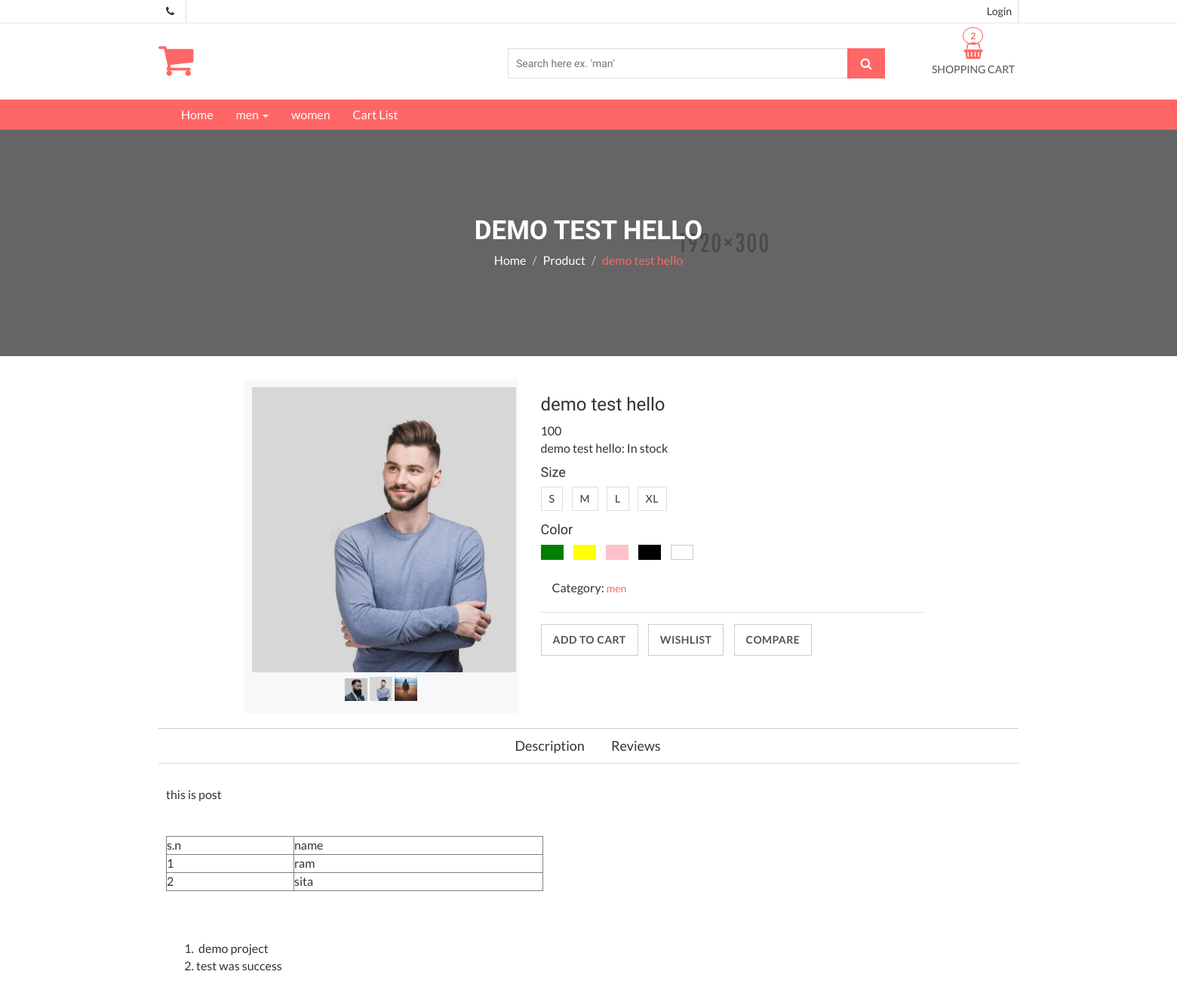
Before: /product-details/demo-test-hello (upper part) with the older database file.
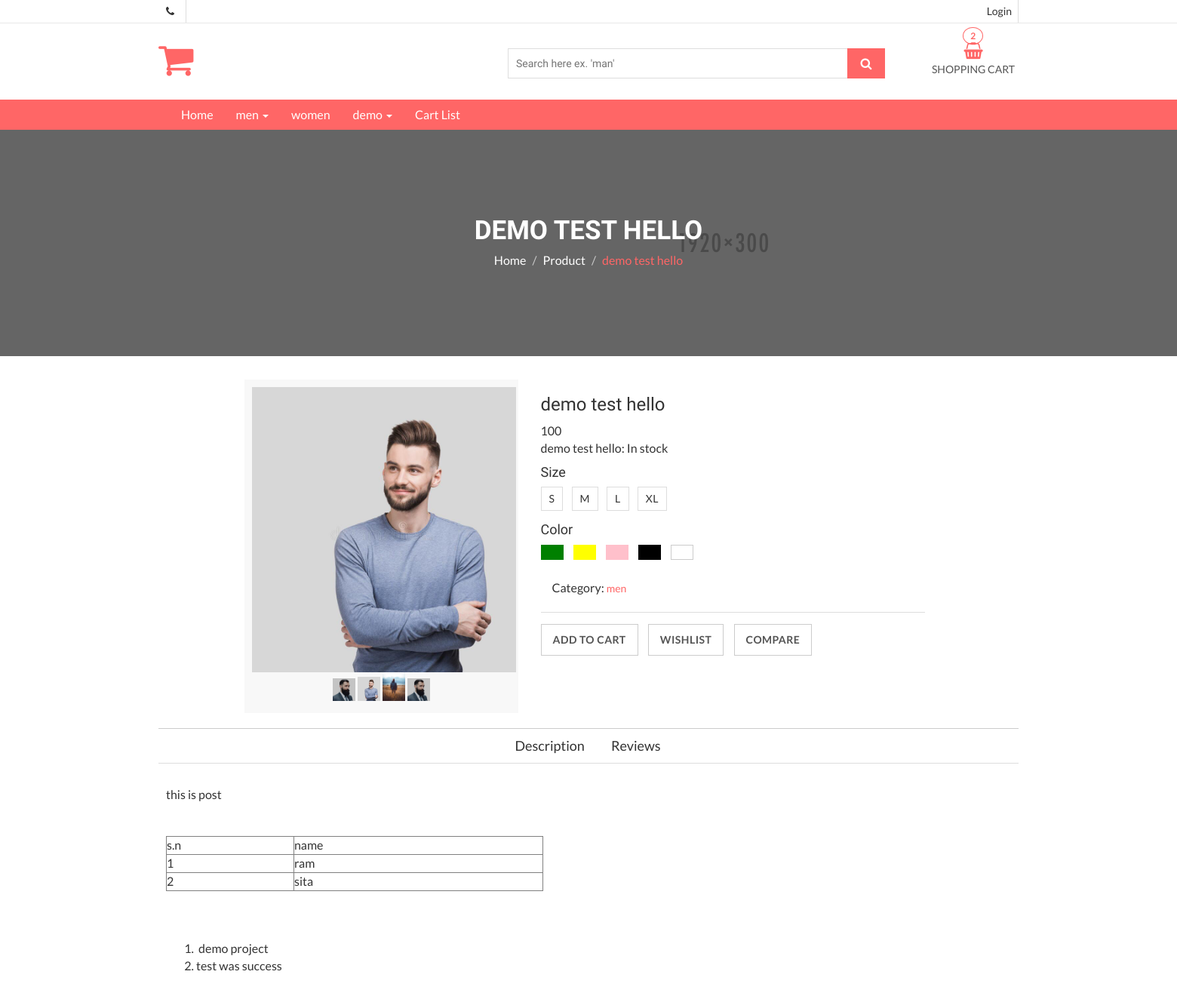
After: the same page with the newer database file.
### ecommerce/models.py (models this page shows)
class Category(models.Model):
    category_name = models.CharField(max_length=255, unique=True)
    def __str__(self):
        return self.category_name

class ProductImage(models.Model):
    product_image_name = models.ImageField(upload_to='products/images')
    product_id = models.ForeignKey(Product, on_delete=models.CASCADE)

### ecommerce/views.py (the view)
# urls.py: path('product-details/<slug>', views.product_details, name='product-details'),
def product_details(request, slug):
    get_product = Product.objects.get(product_slug=slug)
    cat_id = get_product.category_id.id
    rr_product = Product.objects.filter(category_id=cat_id)
    content = {
        'title': get_product.product_name,
        'productData': get_product,
        'relatedProduct': rr_product
    }
    return render(request, 'pages/product/product-details.html', content)

### ecommerce/general.py (called while the page is built)
def send_setting_data(request):
    content = {
        'settingData': Setting.objects.last(),
        'categoryData': Category.objects.all()
    }
    return content

def make_title(request):
    content = {
        'title': 'My-Project'
    }
    return content

### templates/pages/product/product-details.html (shortened to what the changed rows need)
{% extends 'master/master.html' %}
{% block content %}
    {% load static %}
    <section id="aa-catg-head-banner">
        <div class="aa-catg-head-banner-area">
            <div class="container">
                <div class="aa-catg-head-banner-content">
                    <h2>{{ productData.product_name }}</h2>
                </div>
            </div>
        </div>
    </section>
    <section id="aa-product-details">
        <div class="container">
            <div class="row">
                <div class="col-md-12">
                    <div class="aa-product-details-area">
                        <div class="aa-product-details-content">
                            <div class="row">
                                <div class="col-md-5 col-sm-5 col-xs-12">
                                    <div class="aa-product-view-slider">
                                        <div id="demo-1" class="simpleLens-gallery-container">
                                            <div class="simpleLens-thumbnails-container">
                                                {% for pimage in productData.productimage_set.all %}
                                                    <a data-big-image="{{ pimage.product_image_name.url }}"
                                                       data-lens-image="{{ pimage.product_image_name.url }}"
                                                       class="simpleLens-thumbnail-wrapper" href="#">
                                                        <img src="{{ pimage.product_image_name.url }}" width="30"
                                                             alt="{{ productData.product_name }}">
                                                    </a>
                                                {% endfor %}
                                            </div>
                                        </div>
                                    </div>
                                </div>
                            </div>
                        </div>
                    </div>
                </div>
            </div>
        </div>
    </section>
{% endblock %}

### templates/layouts/menu.html (shortened to what this page needs)
<section id="menu">
    <div class="container">
        <div class="menu-area">
            <div class="navbar navbar-default" role="navigation">
                <div class="navbar-collapse collapse">
                    <ul class="nav navbar-nav">
                        <li><a href="{% url 'index' %}">Home</a></li>
                        {% for category in categoryData %}
                            {% if category.product_set.all %}
                                <li><a href="#">{{ category.category_name }} <span class="caret"></span></a>
                                </li>
                            {% else %}
                                <li><a href="">{{ category.category_name }}</a></li>
                            {% endif %}
                        {% endfor %}
                        <li><a href="{% url 'cart-list' %}">Cart List</a></li>
                    </ul>
                </div>
            </div>
        </div>
    </div>
</section>

Changed rows visible on the page:
added Category: category_name "demo"
added ProductImage: product_image_name (picture)
